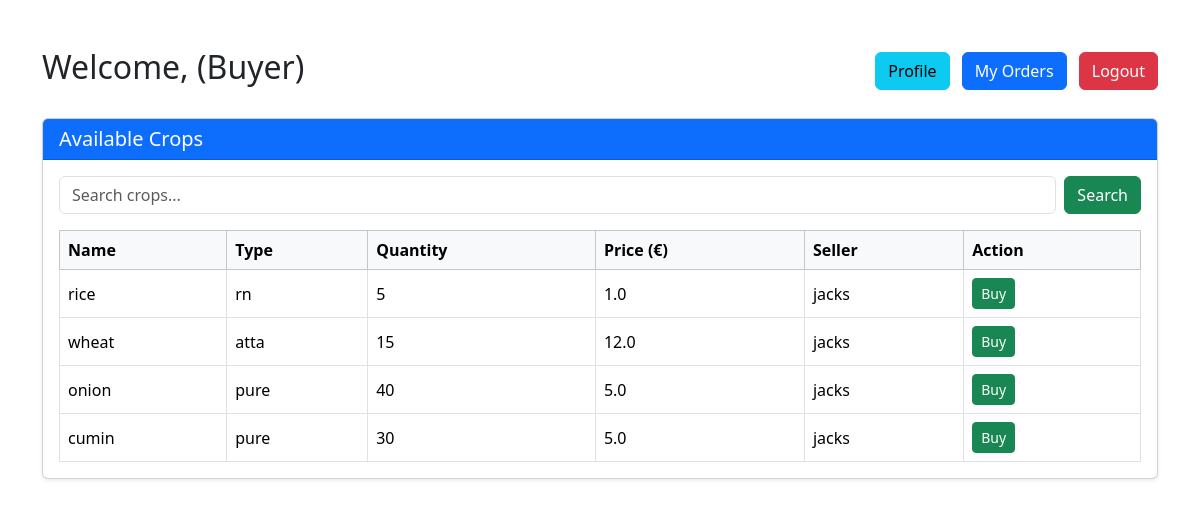
/dashboard/ (signed in), run on the app's committed database.
### main/models.py (models this page shows, shortened)
class Crop(models.Model):
    owner = models.ForeignKey(User, on_delete=models.CASCADE, null=True, blank=True)
    crop_name = models.CharField(max_length=100)
    crop_type = models.CharField(max_length=100)
    quantity = models.IntegerField()
    price_per_unit = models.FloatField()
    description = models.TextField(blank=True, null=True)
    created_at = models.DateTimeField(auto_now_add=True)
    sold = models.BooleanField(default=False)

### main/views.py (the view)
# urls.py: path("dashboard/", views.dashboard, name="dashboard"),
def dashboard(request):
    if not request.user.is_authenticated:
        return redirect('user_login')
    profile = getattr(request.user, 'profile', None)
    role = profile.role if profile else 'buyer'
    search_query = request.GET.get('q', '')
    saved_count = profile.saved_crops.count() if profile and hasattr(profile, 'saved_crops') else 0
    if role == 'seller':
        crops = Crop.objects.filter(owner=request.user)
        orders = Order.objects.filter(crop__owner=request.user)
        template_name = "dashboard_seller.html"
    else:  # buyer
        crops = Crop.objects.filter(sold=False)
        orders = Order.objects.filter(buyer=request.user)
        if search_query:
            crops = crops.filter(
                Q(crop_name__icontains=search_query) |
                Q(crop_type__icontains=search_query) |
                Q(owner__first_name__icontains=search_query)
            )
        template_name = "dashboard_buyer.html"
    return render(request, template_name, {
        "role": role,
        "crops": crops,
        "orders": orders,
        "search_query": search_query,
        "saved_count": saved_count
    })

### main/templates/dashboard_buyer.html (shortened to what this page needs)
{% block content %}
<link href="https://cdn.jsdelivr.net/npm/bootstrap@5.3.2/dist/css/bootstrap.min.css" rel="stylesheet">
<div class="container my-5">
    <div class="d-flex justify-content-between align-items-center mb-4">
        <h2>Welcome, {{ request.user.first_name }} (Buyer)</h2>
        <div>
            <a href="{% url 'profile' %}" class="btn btn-info me-2">Profile</a>
            <a href="{% url 'my_orders' %}" class="btn btn-primary me-2">My Orders</a>
            <a href="{% url 'user_logout' %}" class="btn btn-danger">Logout</a>
        </div>
    </div>
    <div class="card mb-5 shadow-sm">
        <div class="card-header bg-primary text-white">
            <h5 class="mb-0">Available Crops</h5>
        </div>
        <div class="card-body">
            <form method="get" class="d-flex mb-3">
                <input type="text" name="q" class="form-control me-2" placeholder="Search crops..." value="{{ search_query }}">
                <button type="submit" class="btn btn-success">Search</button>
            </form>
            {% if crops %}
            <div class="table-responsive">
                <table class="table table-hover table-bordered align-middle mb-0">
                    <thead class="table-light">
                        <tr>
                            <th>Name</th>
                            <th>Type</th>
                            <th>Quantity</th>
                            <th>Price (€)</th>
                            <th>Seller</th>
                            <th>Action</th>
                        </tr>
                    </thead>
                    <tbody>
                        {% for crop in crops %}
                        <tr>
                            <td>{{ crop.crop_name }}</td>
                            <td>{{ crop.crop_type }}</td>
                            <td>{{ crop.quantity }}</td>
                            <td>{{ crop.price_per_unit }}</td>
                            <td>{{ crop.owner.first_name }}</td>
                            <td>
                                <a href="{% url 'place_order' crop.id %}" class="btn btn-success btn-sm">Buy</a>
                            </td>
                        </tr>
                        {% endfor %}
                    </tbody>
                </table>
            </div>
            {% else %}
            <p class="text-muted">No crops available right now.</p>
            {% endif %}
        </div>
    </div>
</div>
{% endblock %}

### data on the page
Crop: crop_name "rice", crop_type "rn", quantity "5", price_per_unit "1.0", owner.first_name "jacks"
Crop: crop_name "wheat", crop_type "atta", quantity "15", price_per_unit "12.0", owner.first_name "jacks"
Crop: crop_name "onion", crop_type "pure", quantity "40", price_per_unit "5.0", owner.first_name "jacks"
Crop: crop_name "cumin", crop_type "pure", quantity "30", price_per_unit "5.0", owner.first_name "jacks"
